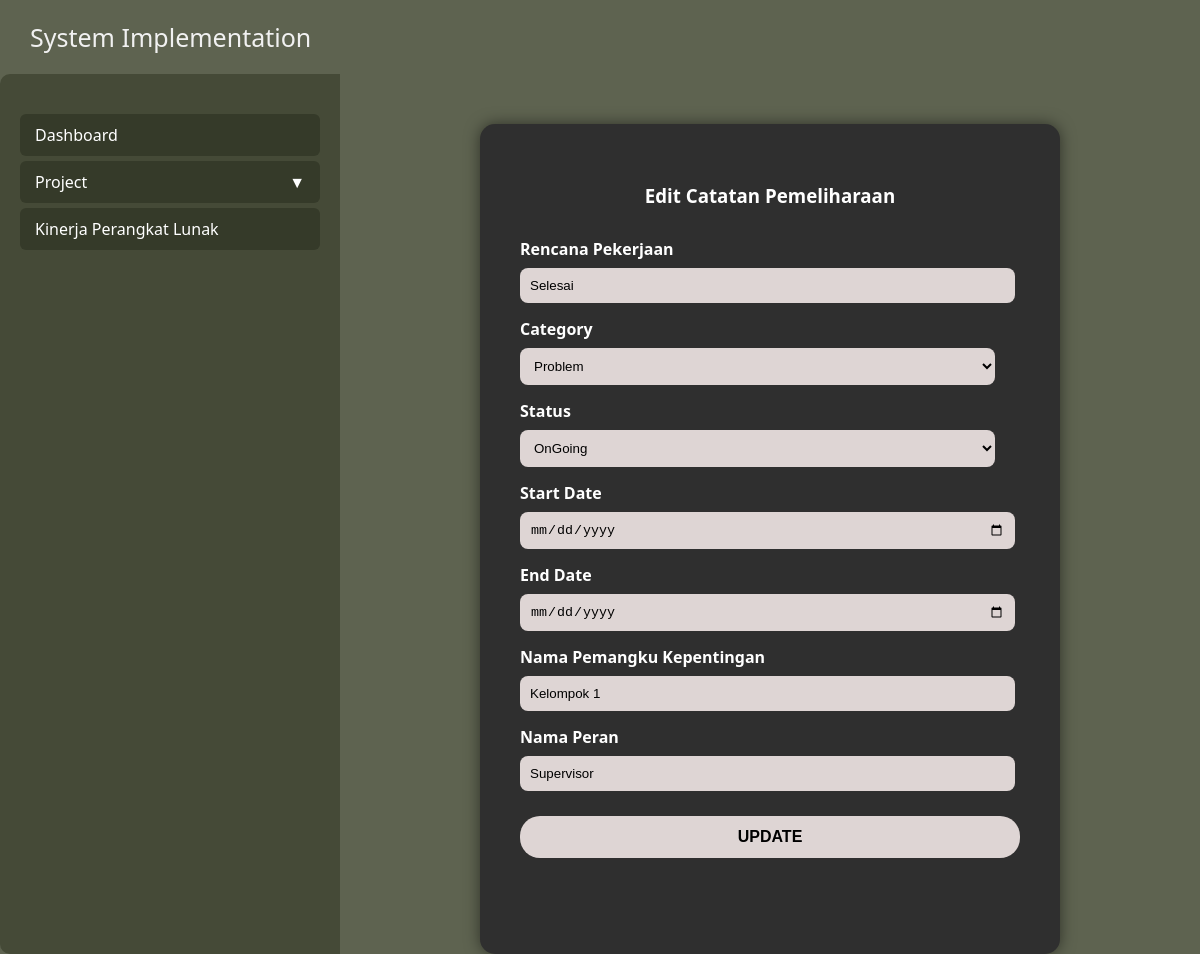
Page /catatanpemeliharaan/edit/14/ on the committed database.
### dataentry/models.py (models this page shows)
class CatatanPemeliharaan(models.Model):
    project = models.ForeignKey(Project, on_delete=models.CASCADE, related_name='catatan_pemeliharaan')
    suggest = models.TextField()  # Untuk "Rencana Pekerjaan"
    category = models.CharField(max_length=100)
    status = models.CharField(max_length=50)
    start_date = models.DateField(null=True, blank=True)
    end_date = models.DateField(null=True, blank=True)
    stakeholder = models.CharField(max_length=255, null=True, blank=True)
    role = models.CharField(max_length=255, null=True, blank=True)

### dataentry/views.py (the view, shortened to what this page needs)
# urls.py: path('catatanpemeliharaan/edit/<int:catatan_id>/', views.edit_catatan_pemeliharaan, name='edit_catatanpemeliharaan'),
def edit_catatan_pemeliharaan(request, catatan_id):
    catatan = get_object_or_404(CatatanPemeliharaan, pk=catatan_id)
    return render(request, 'edit_catatanpemeliharaan.html', {'catatan': catatan})

### dataentry/templates/edit_catatanpemeliharaan.html (shortened to what this page needs)
<!DOCTYPE html>
<html lang="id">
<head>
</head>
<body>
  <header>
    <h2>System Implementation</h2>
  </header>
  <div class="container">
    <div class="sidebar">
      <ul class="menu">
        <li><a href="{% url 'dashboard' %}" style="color: inherit; text-decoration: none; display: block;">Dashboard</a></li>
        <li class="dropdown-toggle" onclick="toggleDropdownMenu(this)">
          Project <span style="float: right;">▼</span>
        </li>
        <li><a href="#" style="color: inherit; text-decoration: none; display: block;">Kinerja Perangkat Lunak</a></li>
      </ul>
    </div>
    <div class="form-container">
      <h3>Edit Catatan Pemeliharaan</h3>
      <form method="POST" action="#">
        <label for="rencana_pekerjaan">Rencana Pekerjaan</label>
        <input type="text" name="rencana_pekerjaan" value="{{ catatan.suggest }}">
        <label for="category">Category</label>
        <select id="category" name="category">
          <option value="problem" {% if catatan.category == 'problem' %}selected{% endif %}>Problem</option>
        </select>
        <label for="status">Status</label>
        <select id="status" name="status">
          <option value="on going" {% if catatan.status == 'on going' %}selected{% endif %}>OnGoing</option>
        </select>
        <label for="start_date">Start Date</label>
        <input type="date" id="start_date" name="start_date" value="{{ catatan.start_date|date:'Y-m-d' }}">
        <label for="end_date">End Date</label>
        <input type="date" id="end_date" name="end_date" value="{{ catatan.end_date|date:'Y-m-d' }}">
        <label for="stakeholder">Nama Pemangku Kepentingan</label>
        <input type="text" id="stakeholder" name="stakeholder" value="{{ catatan.stakeholder }}" placeholder="Nama Pemangku Kepentingan">
        <label for="role">Nama Peran</label>
        <input type="text" id="role" name="role" value="{{ catatan.role }}" placeholder="Nama Peran">
        <button type="submit">UPDATE</button>
      </form>
    </div>
  </div>
</body>
</html>

### dataentry/templates/edit_catatanpemeliharaan.html (style rules this page uses)
body { margin: 0; font-family: 'Segoe UI', sans-serif; background-color: #5e6350; color: white; }
header { display: flex; justify-content: space-between; align-items: center; background-color: #5e6350; padding: 20px 30px; color: #f1f1f1; position: sticky; top: 0; z-index: 10; }
header h2 { margin: 0; font-weight: normal; font-size: 25px; }
.container { display: flex; min-height: calc(100vh - 72px); }
.sidebar { width: 300px; background-color: #454a37; padding: 40px 20px; height: 100vh; border-radius: 10px 0 0 10px; flex-shrink: 0; }
.menu { list-style: none; padding: 0; margin: 0; }
.menu li { padding: 10px 15px; background-color: #353a29; margin-bottom: 5px; cursor: pointer; border-radius: 6px; user-select: none; }
.dropdown-toggle { position: relative; color: inherit; }
.form-container { background-color: #2f2f2f; padding: 40px; width: 500px; border-radius: 15px; margin: 50px auto 0; box-shadow: 0 0 15px rgba(0, 0, 0, 0.5); }
.form-container h3 { text-align: center; margin-bottom: 30px; }
.form-container label { display: block; margin-top: 15px; font-weight: bold; }
.form-container input, .form-container select { width: 95%; padding: 10px; margin-top: 8px; border: none; background-color: #ded5d4; border-radius: 8px; }
.form-container button { width: 100%; padding: 12px; margin-top: 25px; background-color: #ded5d4; border: none; border-radius: 20px; cursor: pointer; color: black; font-weight: bold; font-size: 16px; }
::placeholder { color: gray; opacity: 1; }

### rows in the picture
CatatanPemeliharaan: rencana_pekerjaan "Selesai", stakeholder "Kelompok 1", role "Supervisor"
